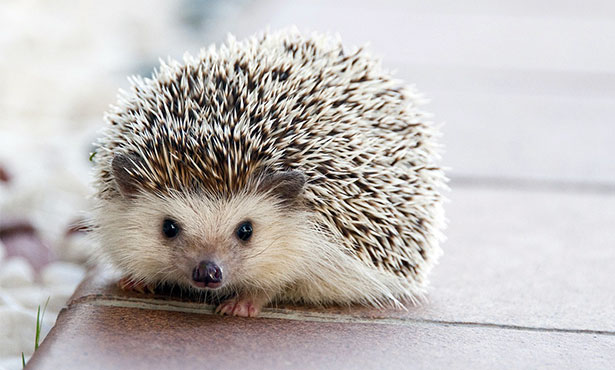
#> input picture lab_3/000001.jpg, 615 x 370 px
$ python 'import cv2.py' 000001.jpg out.png
#> lines starting #> are read from the running program, lines starting #| are printed output that depends on the picture
import cv2
import numpy as np
import matplotlib.pyplot as plt
import argparse
import os

def read_image(input_image_path):
#> called with input_image_path = '000001.jpg'
    image = cv2.imread(input_image_path)
#> image is the input picture: shape (370, 615, 3); mean B, G, R 185.1, 186.7, 191.8
    if image is None:
        raise FileNotFoundError(f"Ошибка: изображение не найдено по пути: {input_image_path}")
    return image

def print_image_size(image):
    print(f"Размер изображения: {image.shape[1]}x{image.shape[0]} (ширина x высота)")
#| Размер изображения: 615x370 (ширина x высота)

def plot_histogram(image):
    color = ('b', 'g', 'r')
    plt.figure(figsize=(12, 6))

    for i, col in enumerate(color):
        histogram, bins = np.histogram(image[:, :, i], bins=256, range=(0, 256))
        plt.plot(bins[:-1], histogram, color=col)
        plt.xlim([0, 256])

    plt.title('Гистограмма цветного изображения')
    plt.xlabel('Яркость')
    plt.ylabel('Количество пикселей')
    plt.legend(['Синий', 'Зеленый', 'Красный'])
    plt.grid()
    plt.show()
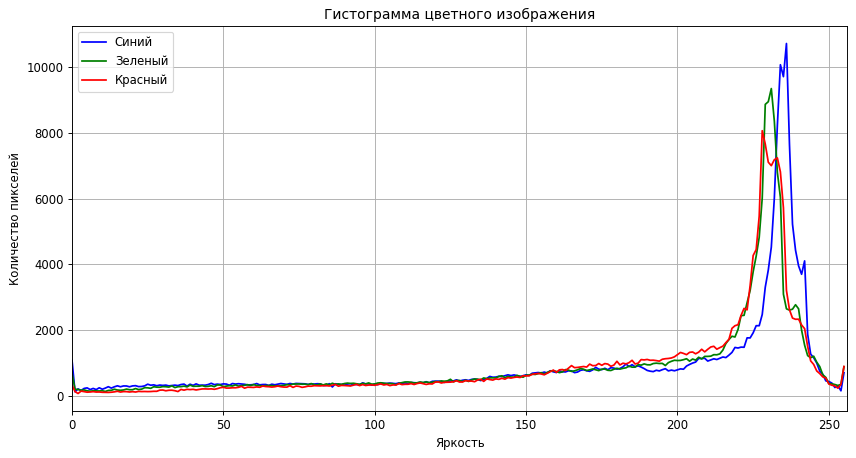
#> figure drawn by matplotlib, 1 panel; curve peaks at x = 236, y = 10717; curve peaks at x = 231, y = 9346; curve peaks at x = 228, y = 8064

def convert_to_gray(image):
    return cv2.cvtColor(image, cv2.COLOR_BGR2GRAY)
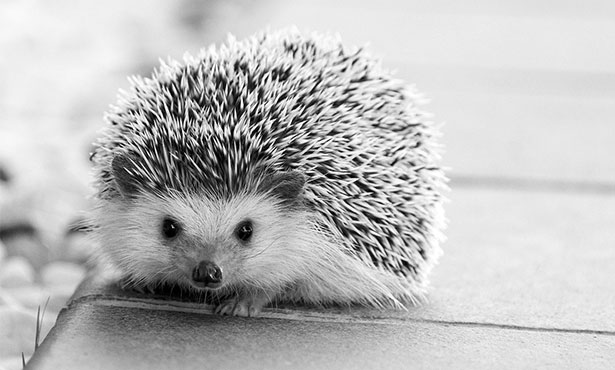
#> returned value: shape (370, 615); min 0, max 255, mean 188

def display_images(original_image, gray_image):
    plt.figure(figsize=(12, 6))

    # Исходное изображение
    plt.subplot(1, 2, 1)
    plt.imshow(cv2.cvtColor(original_image, cv2.COLOR_BGR2RGB))
    plt.title('Исходное изображение')
    plt.axis('off')

    # Изображение в полутоновом
    plt.subplot(1, 2, 2)
    plt.imshow(gray_image, cmap='gray')
    plt.title('Полутоновое изображение')
    plt.axis('off')

    plt.show()
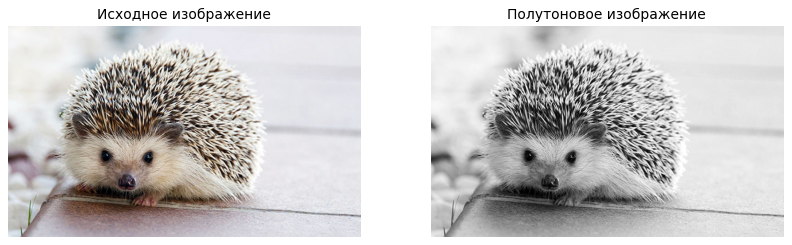
#> figure drawn by matplotlib, 2 panels

def save_image(output_image_path, gray_image):
    cv2.imwrite(output_image_path, gray_image)
    print(f"Полутоновое изображение сохранено в: {output_image_path}")

def main(input_image_path, output_image_path):
    try:
        image = read_image(input_image_path)
        print_image_size(image)
        plot_histogram(image)
        gray_image = convert_to_gray(image)
        display_images(image, gray_image)
        save_image(output_image_path, gray_image)
    except FileNotFoundError as e:
        print(e)

if __name__ == '__main__':
    parser = argparse.ArgumentParser(description='Обработка изображений.')
    parser.add_argument('input_image_path', type=str, help='Путь к входному изображению.')
    parser.add_argument('output_image_path', type=str, help='Путь для сохранения результата.')

    args = parser.parse_args()

    # Проверка на существование входного файла
    if not os.path.exists(args.input_image_path):
        print(f"Ошибка: файл не найден по пути: {args.input_image_path}")
    else:
        main(args.input_image_path, args.output_image_path)
